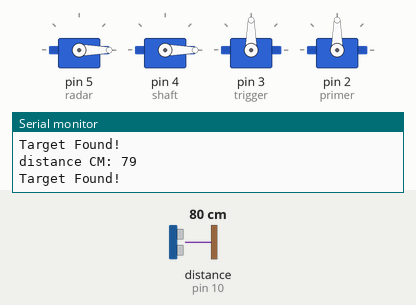
Bench run of a sketch on a simulated Arduino Uno, built with avr-gcc and run on an emulated ATmega328P. On the bench: 4 × servo, the last lines printed to the serial monitor. Wiring (inferred from the names in the program): ultrasonic range finder: trigger pin 9; echo pin 10. The inputs (shaded band) are chosen by the test bench; at power-on: distance to the obstacle (sensor on pin 10) 80 cm. The echo pulse lasts 58.3 µs per cm.

Above: at 1.2 s.
1.3 s: distance to the obstacle (sensor on pin 10) set to 7 cm
4.3 s: distance to the obstacle (sensor on pin 10) set to 4 cm
At 8.1 s:
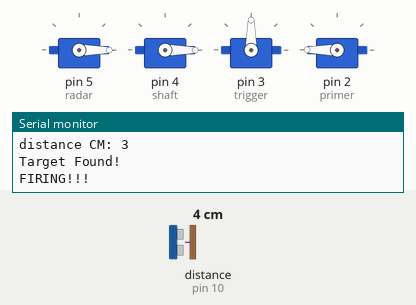
At 17.0 s:
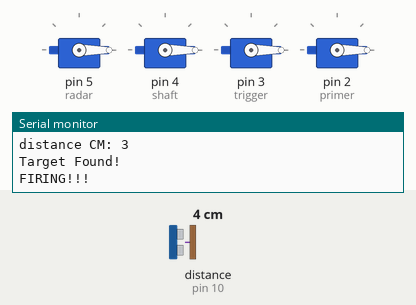
Timing chart, 0 to 18.1 s (numbered marks = the images above; inputs shaded):
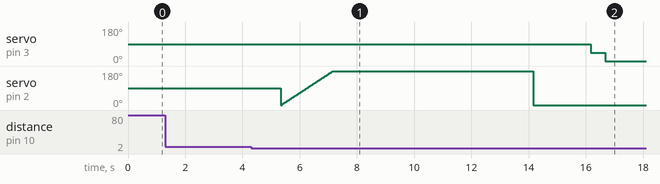

The sketch:

servoTests.ino
```cpp
#include <Servo.h>
const unsigned short int trigPin = 9;   // ultrasonic trigger pin
const unsigned short int echoPin = 10;  // ultrasonic echo pin

int triggerRadar(void);
int targetFound(int pos, int distinCM);
void aimCrossbow(int pos);
void primeCrossbow(void);
void fireCrossbow(void);

long duration;      // duration of ultrasonic echo
int distinCM;       // distance to object in CM
//int pos;            // servo position
int targetPos = 0;  // target position
bool found = false; // shoot only once per sweep
Servo radar;
Servo shaft;
Servo primer;
Servo trigger;

void setup() {
  pinMode(trigPin, OUTPUT);
  pinMode(echoPin, INPUT);

  Serial.begin(9600);

  radar.attach(5);    // init radar servo pin 5
  shaft.attach(4);    // init crossbow servo pin 4
  trigger.attach(3);  // init crossbow trigger servo pin 3
  primer.attach(2);   // init crossbow primer servo pin 2

  // setting servos back to origin
  radar.write(0);
  shaft.write(0);
  //trigger.write(0);
  //primer.write(0);
}

void loop() {
  int pos = 0;
  found = false;                            // no target found yet
  for (pos = 0; pos <= 180; pos++) {        // start radar servo rotation 0-180
    //radar.write(pos);

    distinCM = triggerRadar();              // triggers echo; returns distinCM
    Serial.write("distance CM: ");
    Serial.println(distinCM);
    targetPos = targetFound(pos, distinCM); // if !0, target is found
    Serial.println("Target Found!");

    if (targetPos != 0 && targetPos != 180 && found == false) { // if target is identified
      //aimCrossbow(targetPos);               // aim crossbow
      Serial.println("FIRING!!!");
      delay(1000);
      primeCrossbow();                      // prime crossbow
      primer.write(0);
      delay(2000);
      fireCrossbow();                       // fire crossbow
      trigger.write(0);
      delay(5000);
    }
  }

  found = false;

  for (pos = 180; pos >= 0; pos--) {        // start servo rotation 165°-15°
    //radar.write(pos);
    delay(30);

    distinCM = triggerRadar();              // triggers echo; returns distinCM

    targetPos = targetFound(pos, distinCM); // if !0, target is found
    primer.write(0);
    trigger.write(0);
    delay(500);

    if (targetPos != 0 && found == false) { // if target is identified
      //aimCrossbow(targetPos);                 // aim crossbow
      Serial.println("FIRING!!!");
      delay(3000);
      primeCrossbow();                        // prime crossbow
      primer.write(0);
      delay(500);
      fireCrossbow();                         // fire crossbow
      trigger.write(0);
    }
  }
}

int triggerRadar(void) {                    // returns distance in CM
    digitalWrite(trigPin, LOW);             // OFF
    delayMicroseconds(2);
    digitalWrite(trigPin, HIGH);            // ON
    delayMicroseconds(10);
    digitalWrite(trigPin, LOW);             // OFF

    duration = pulseIn(echoPin, HIGH);      // calculate duration
    return duration*0.034/2;                // calculate distance in CM
}

int targetFound(int pos, int distinCM) {
  if (distinCM < 5) { // test this
    return pos;
  }
  else
    return 0;
}

void aimCrossbow(int pos) {
  int i = 0;
  for (i = 0; i < pos; i++) {
    shaft.write(i);
    delay(10);
  }
  Serial.write("firing at index ");
  Serial.println(pos);
  return;
}

void primeCrossbow(void) {
  for (int i = 0; i <= 180; i++) {
    primer.write(i);
    delay(10);
    if (i == 180)
      delay(7000);
  }
  /* // waay faster
   * primer.write(0);
   * delay(500);
   * primer.write(180);
   * delay(500);
   * primer.write(0);
   * delay(500);
   */
   primer.write(0);
   return;
}

void fireCrossbow(void) {
  // servo control for firing crossbow
  for (int i = 0; i <= 45; i++) {
    trigger.write(i);   // TEST TEST TEST****************
  }
  /* // waay faster
  trigger.write(0);
  delay(250);
  trigger.write(180);
  delay(500);
  trigger.write(0);
  return;
  */
  delay(500);
  trigger.write(0);
  return;
}
```

Measured:
- the behaviour switches between 6 and 5 cm on distance to the obstacle (sensor on pin 10) (found by bisection; images 0 and 1)
- after the input at 4.3 s, servo on pin 3 (trigger): 90° → 45° after 11.9 s, → 0° 0.50 s later
